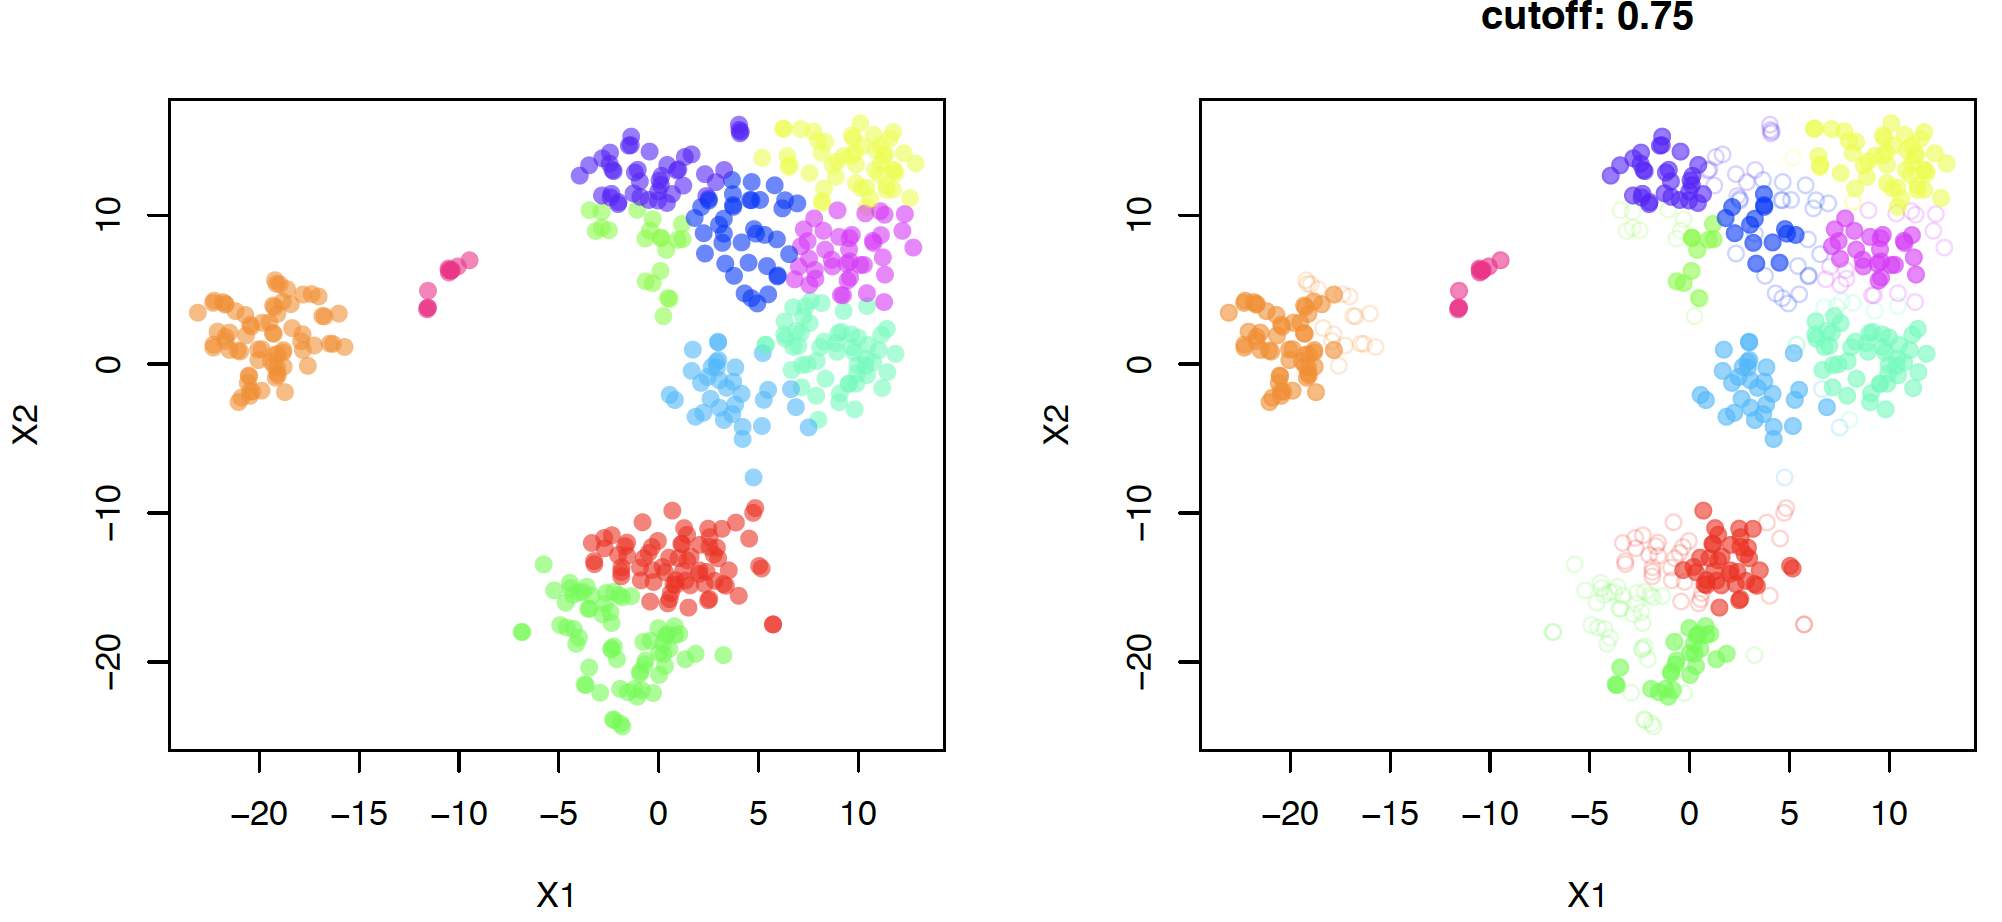

Source code (R):
rm(list=ls());

options(stringsAsFactors = F);
library(GCluster);

dat   <- read.table("./example_data/Rtsne_1.txt", header=T, row.names=1);
clu.d <- read.table("./example_data/Rtsne_topvar_1.txt", header=T, row.names=1);
clu   <- clu.d[,1];
files <- dir("simu", "topvar", full.names=T);
out.s <- simGCluster(dat=dat, clu=clu, files=files);
out   <- out.s$sum;
## bg colors
col1 <- rainbow(length(unique(clu)), alpha=0.2);
## point colors
col2 <- rainbow(length(unique(clu)), alpha=0.6);

cutoff <- 0.75;

pdf("10do_GCluster13.pdf", 10, 5);
par(mfrow=c(1,2));
plot(dat, pch=19, col=col2[clu]);
main <- paste0("cutoff: ", cutoff);
plot(dat, pch=1, col=col1[clu], main=main);
for (i in 1:11){
  n     <- paste0("clu", i);
  clu.i <- which(clu==i);
  ## names of cluster i
  n2    <- row.names(dat)[clu.i];
  ## simulation results
  tmp   <- out[[n]];
  ## selection of the points with high probability
  tmp.i <- which(tmp > cutoff);
  ## names of cluster i in simulation and in probability > the cutoff
  tmp.n <- names(tmp[tmp.i]);
  ## intersection names
  n3    <- intersect(tmp.n, n2);
  dat.i <- which(row.names(dat) %in% n3);
  points(dat[dat.i,], col=col2[i], pch=19);
}
dev.off();
